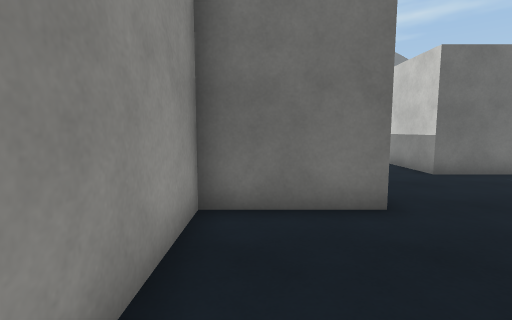
[1] (above)

21 first-person views from a walk through a 3-D level made in the Unity game engine. The camera is 1.3 m above the floor, tilts 6° down and sees 85° across. Doors are open. The floor is counted in squares, 1 m on a side. Each view is taken from the middle of a square. On the plan, view 1 faces up. The plan holds only what a view shows up to about 13 squares ahead; the rest is blank. The place goes on beyond the plan. Some animated figures are not drawn. Some surface patterns are stand-ins.

[2]
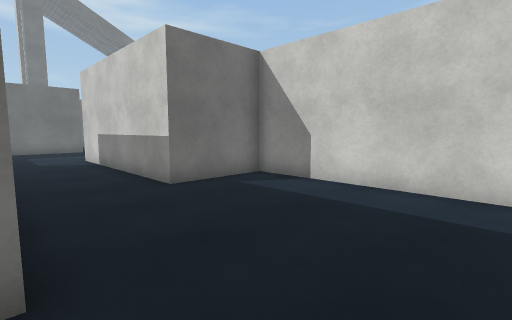

[3]
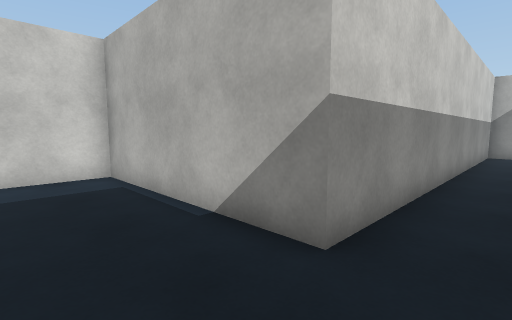

[4]
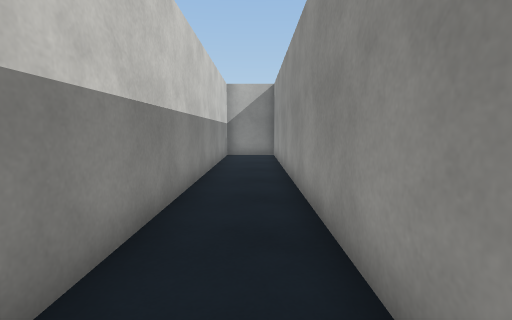

[5]
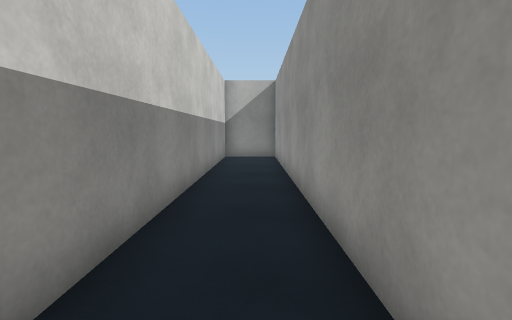

[6]
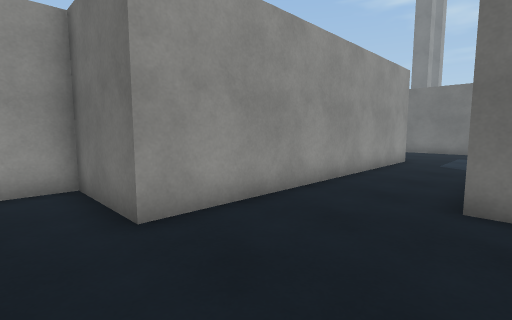

[7]
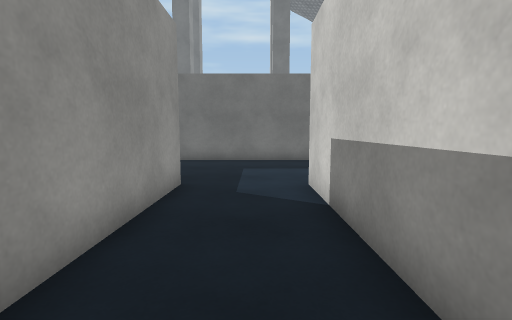

[8]
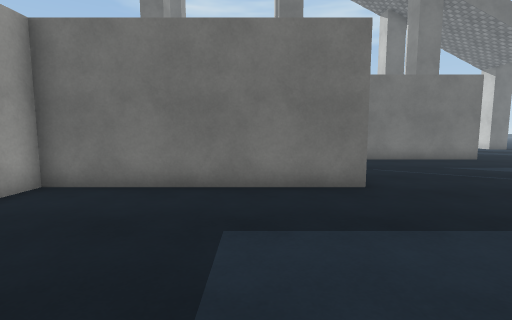

[9]
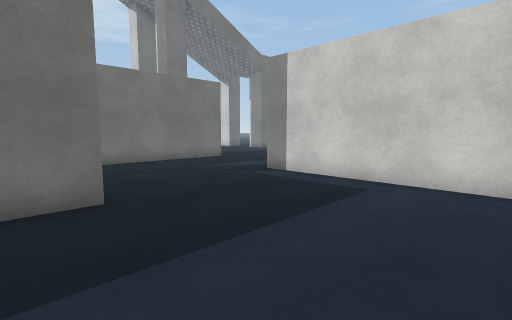

[10]
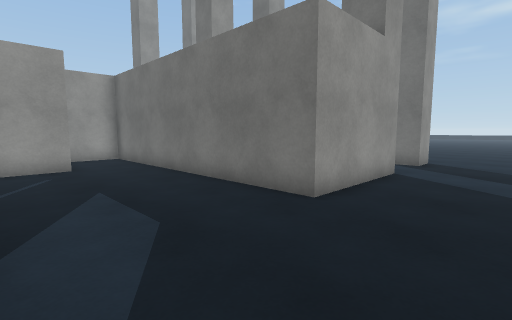

[11]
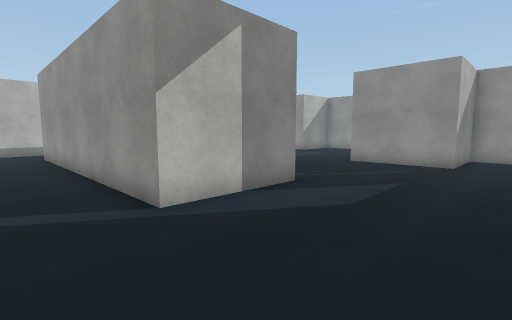

[12]
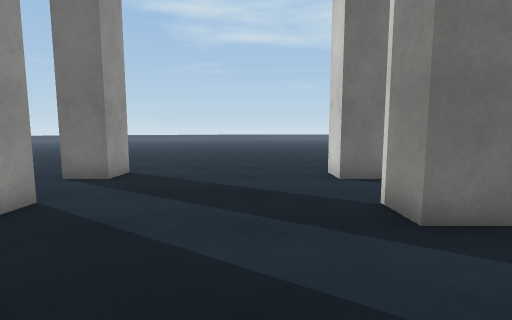

[13]
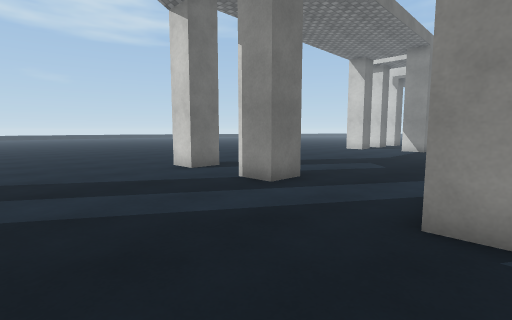

[14]
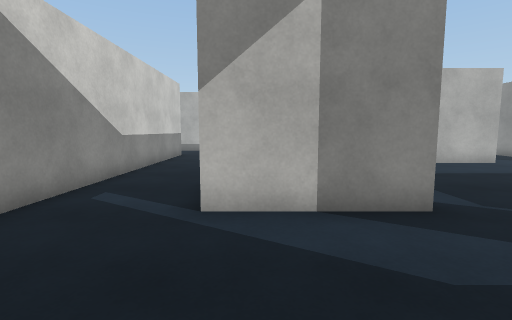

[15]
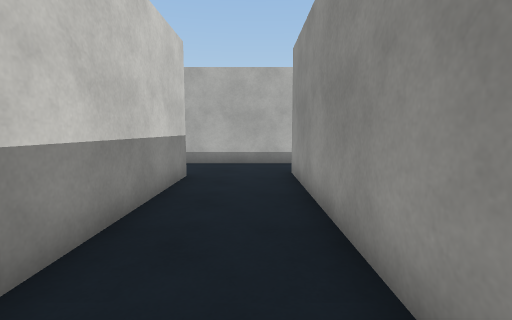

[16]
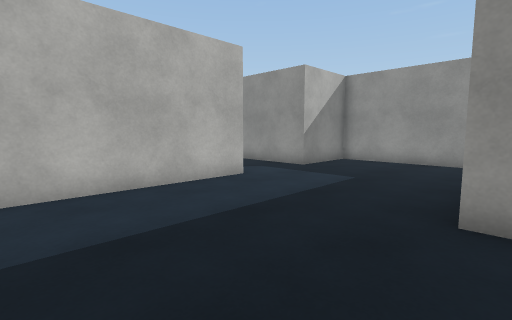

[17]
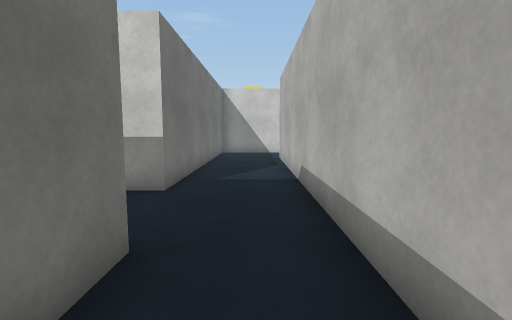

[18]
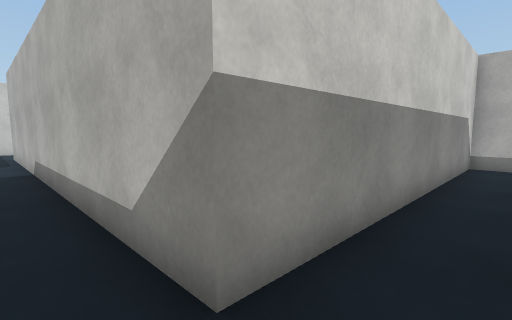

[19]
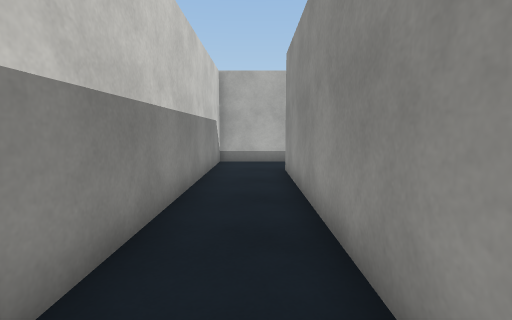

[20]
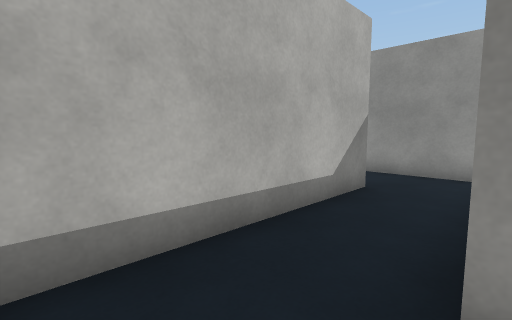

[21]
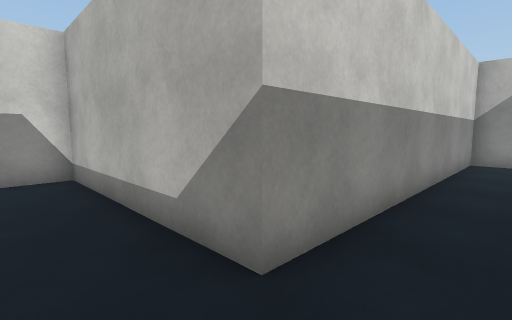

### Floor plan
Points are (right, up) in squares from view 1. A wall is a line through its corners. A room is listed if a view was taken in it or the views show most of it. See-through windows are left out.
Room 1 (views 1, 2, 3, 4, 5, 6, 7, 8)
walls: (2.2, 15.7) (2.2, 4.5) (-1, 4.5) (-1, -10.5); (1.5, -10.5) (1.5, 1.4) (8.4, 1.4) (8.4, 8.2) (5.3, 8.2) (5.3, 15.7)
ways out: opening at (3.5, 15.5) to room 2
Room 2 (views 9, 10, 11, 12, 13, 14, 15, 16)
walls: (19, 26) (19, 27); (14, 32) (14, 27.6) (3.4, 27.6) (3.4, 25.1) (6.5, 25.1) (6.5, 21.4) (-1, 21.4) (-1, 15.7) (2.2, 15.7); (12.2, 16.2) (12.2, 22.6) (15.9, 22.6) (15.9, 11.4); (21.6, 30.7) (20.3, 30.7) (20.3, 32); (14, 35.8) (14, 34.5); (21.5, 34.5) (20.3, 34.5) (20.3, 35.8); (5.3, 15.7) (10.9, 15.7); (23.5, 12) (19, 12) (19, 22.8); (16.5, 8.9) (23.5, 8.9)
ways out: opening at (3.5, 15.5) to room 1; opening at (16, 10) to room 3; opening at (13.5, 33.5); opening at (13.5, 37.5)
Room 3 (views 17, 18, 19, 20, 21)
walls: (2.2, 0) (2.2, -2.9); (9, 9.1) (9, 0.8); (4.7, -10.5) (4.7, -1.7) (11.5, -1.7) (11.5, 8.9) (16.5, 8.9); (15.9, 11.4) (14.4, 11.4)
ways out: opening at (16, 10) to room 2

Positions as (right, up) in squares from view 1, and headings:
1: (0, 0), facing up
2: (2, 2), facing up-right
3: (0, 4), facing down-right
4: (0, 2), facing down
5: (0, 1), facing down
6: (6, 3), facing up-left
7: (4, 9), facing up
8: (4, 15), facing up
9: (5, 16), facing up-right
10: (17, 23), facing up-left
11: (18, 27), facing down-left
12: (18, 27), facing up
13: (15, 26), facing up-right
14: (15, 27), facing down
15: (17, 20), facing down
16: (11, 22), facing down-left
17: (13, 10), facing right
18: (10, 10), facing down-right
19: (10, 10), facing down
20: (11, 1), facing down-left
21: (3, 0), facing down-right
